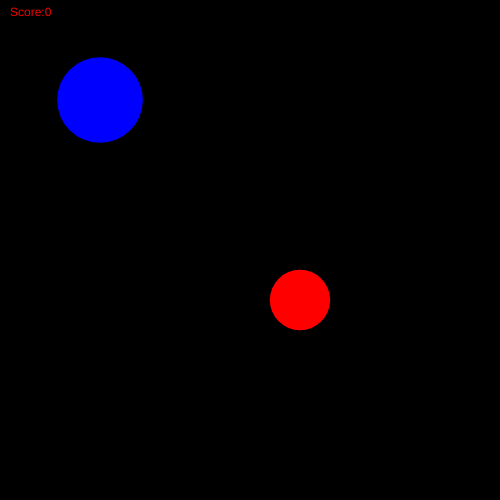
Frame 1 (no input)
Frame 60 (no input): identical to frame 1, image omitted
Frame 120 (the mouse pressed at the canvas centre since frame 60): identical to frame 1, image omitted

The p5.js sketch that drew this single still picture (run headless with seeded random() and noise() and a simulated clock; from frame 60 on, the mouse is pressed at the canvas centre):

// p5.js sketch
// ── sketch.js
let myXPos = 100;
let myYPos = 100;
let mySize;
let Score = 0;
let enemyXPos = 300;
let enemyYPos = 300;
let enemySize;

function setup() {
  createCanvas(500, 500);
  fill(250,0,0);
	text("Score:" + Score, 100, 100);
	
	noStroke();
  mySize = random(50, 100);
  enemySize = random(50, 100);
}

function draw() {
  background(0);
	fill(250,0,0);
	text("Score:" + Score, 10, 16);


	
  fill(255, 0, 0);
  ellipse(enemyXPos, enemyYPos, enemySize, enemySize);

  fill(0, 0, 255);
  ellipse(myXPos, myYPos, mySize, mySize);

  if (keyIsDown(LEFT_ARROW)) {
    myXPos -= 3;
  }

  if (keyIsDown(RIGHT_ARROW)) {
    myXPos += 3;
  }

  if (keyIsDown(UP_ARROW)) {
    myYPos -= 3;
  }

  if (keyIsDown(DOWN_ARROW)) {
    myYPos += 3;
  }

  let distance = dist(myXPos, myYPos, enemyXPos, enemyYPos);

  if (distance <= (mySize / 2) + (enemySize / 2)) {
    //fill(random(255), random(255), random(255));
    //textSize(22);
    //text("I'm colliding with my enemy. Ouch!", 140, 480);
		enemyXPos = random(400)
		enemyYPos = random(400)
		Score += 1;
		






		
  }
}
